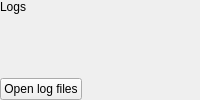
        <widget class="QWidget" name="LogDialog">
         <layout class="QVBoxLayout" name="verticalLayout_6">
          <property name="spacing">
           <number>0</number>
          </property>
          <property name="leftMargin">
           <number>0</number>
          </property>
          <property name="topMargin">
           <number>0</number>
          </property>
          <property name="rightMargin">
           <number>0</number>
          </property>
          <property name="bottomMargin">
           <number>0</number>
          </property>
          <item>
           <widget class="QLabel" name="logTitleLabel">
            <property name="text">
             <string>Logs</string>
            </property>
           </widget>
          </item>
          <item>
           <widget class="AssetProcessor::LogPanel" name="LoggingPanel" native="true">
            <property name="sizePolicy">
             <sizepolicy hsizetype="Expanding" vsizetype="Expanding">
              <horstretch>0</horstretch>
              <verstretch>0</verstretch>
             </sizepolicy>
            </property>
           </widget>
          </item>
          <item>
           <widget class="QFrame" name="logButtonWrapper">
            <layout class="QVBoxLayout" name="logButtonWrapperLayout">
             <property name="spacing">
              <number>0</number>
             </property>
             <property name="leftMargin">
              <number>0</number>
             </property>
             <property name="topMargin">
              <number>0</number>
             </property>
             <property name="rightMargin">
              <number>0</number>
             </property>
             <property name="bottomMargin">
              <number>0</number>
             </property>
             <item>
              <widget class="QPushButton" name="logButton">
               <property name="sizePolicy">
                <sizepolicy hsizetype="Fixed" vsizetype="Fixed">
                 <horstretch>0</horstretch>
                 <verstretch>0</verstretch>
                </sizepolicy>
               </property>
               <property name="text">
                <string>Open log files</string>
               </property>
              </widget>
             </item>
            </layout>
           </widget>
          </item>
         </layout>
        </widget>
